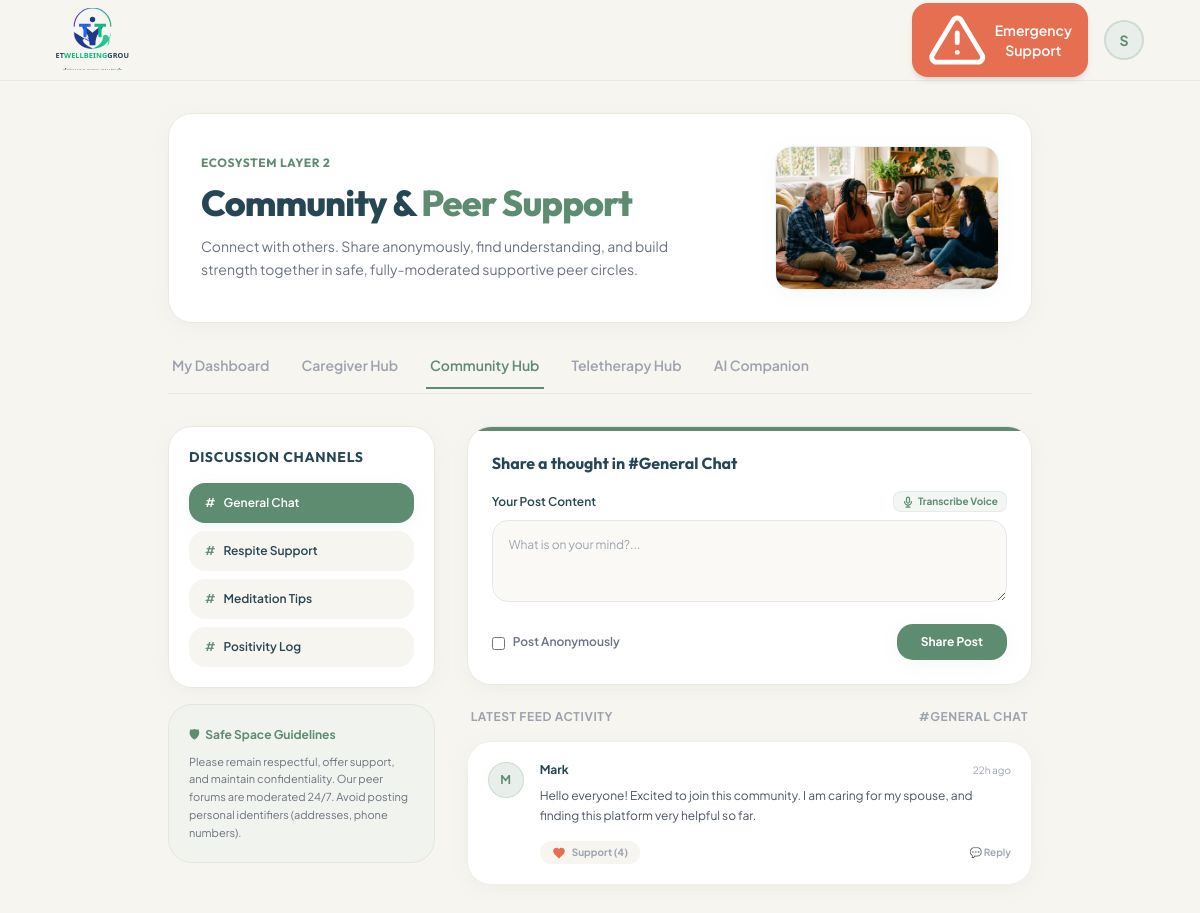
Screenshot of /community_hub.php (signed in) with the database file from the repository.
### tables this page shows
CREATE TABLE IF NOT EXISTS `community_posts` (
    `id` INT AUTO_INCREMENT PRIMARY KEY,
    `user_id` INT NOT NULL,
    `author_name` VARCHAR(100) NOT NULL,
    `channel` VARCHAR(50) NOT NULL,
    `content` TEXT NOT NULL,
    `is_anonymous` TINYINT(1) DEFAULT 0,
    `hearts` INT DEFAULT 0,
    `created_at` TIMESTAMP DEFAULT CURRENT_TIMESTAMP
);

### community_hub.php (the view, shortened to what this page needs)
<?php
require_once 'db.php';
$user_name = $_SESSION['user_name'];
$user_initial = strtoupper(substr($user_name, 0, 1));
$channels = [
    'general' => 'General Chat',
    'caregiver-respite' => 'Respite Support',
    'mindfulness' => 'Meditation Tips',
    'daily-wins' => 'Positivity Log'
];
$current_channel = filter_input(INPUT_GET, 'channel', FILTER_DEFAULT);
if (!array_key_exists($current_channel, $channels)) {
    $current_channel = 'general';
}
$posts = [];
if ($db_connected && $pdo) {
    try {
        $stmt = $pdo->prepare("SELECT * FROM community_posts WHERE channel = ? ORDER BY created_at DESC");
        $stmt->execute([$current_channel]);
        $posts = $stmt->fetchAll();
    } catch (PDOException $ex) {}
}
function getRelativeTime($timestamp) {
    $time = strtotime($timestamp);
    $diff = time() - $time;
    $diff_mins = Math_Round($diff / 60);
    $diff_hours = Math_Round($diff_mins / 60);
    if ($diff_hours < 24) return $diff_hours . "h ago";
    return date('M j, Y', $time);
}
function Math_Round($val) {
    return (int)round($val);
}
?>
<!DOCTYPE html>
<html lang="en" class="h-full scroll-smooth">
<head>
    <script src="https://cdn.tailwindcss.com"></script>
</head>
<body class="min-h-full flex flex-col selection:bg-brand-sage/20 selection:text-brand-slate">
    <header class="sticky top-0 z-40 w-full border-b border-[#EBE8E0] bg-brand-bg/95 backdrop-blur-md">
        <div class="mx-auto flex h-20 max-w-6xl items-center justify-between px-4 sm:px-6 lg:px-8">
            <a href="dashboard.php" class="flex items-center transition-transform hover:scale-[1.01] active:scale-95">
                <img src="logo.svg" alt="Tet Wellbeing Group" class="h-16 w-auto">
            </a>
            <div class="flex items-center gap-4">
                <button type="button" onclick="openEmergencyModal()" class="flex items-center gap-2 rounded-2xl bg-brand-coral px-4 py-2 text-sm font-semibold text-white shadow-md transition-all duration-300 hover:bg-brand-coralHover hover:shadow-lg active:scale-95">
                    <span>Emergency Support</span>
                </button>
                <div class="relative group cursor-pointer">
                    <div class="flex h-10 w-10 items-center justify-center rounded-full border-2 border-brand-sage/20 bg-brand-sageLight text-sm font-bold text-brand-sage transition-all hover:border-brand-sage">
                        <?php echo $user_initial; ?>
                    </div>
                </div>
            </div>
        </div>
    </header>
    <main class="flex-grow mx-auto w-full max-w-4xl px-4 py-8 pb-24 md:pb-8 fade-in">
        <div class="mb-8 relative overflow-hidden rounded-3xl bg-white border border-[#EBE8E0] shadow-soft p-6 md:p-8 flex flex-col md:flex-row items-center justify-between gap-6">
            <div class="space-y-3 z-10 max-w-lg">
                <p class="text-xs font-bold tracking-wider text-brand-sage uppercase font-outfit">Ecosystem Layer 2</p>
                <h1 class="text-3xl md:text-4xl font-extrabold font-outfit text-brand-slate tracking-tight mt-1">
                    Community & <span class="text-brand-sage">Peer Support</span>
                </h1>
                <p class="text-gray-500 text-sm leading-relaxed mt-1">
                    Connect with others. Share anonymously, find understanding, and build strength together in safe, fully-moderated supportive peer circles.
                </p>
            </div>
            <div class="relative shrink-0 w-full md:w-56 h-36 md:h-36 rounded-2xl overflow-hidden shadow-soft border border-brand-sage/10">
                <img src="images/unfiltered_circle.png" alt="Community Support Group" class="w-full h-full object-cover">
            </div>
        </div>
        <div class="flex items-center gap-6 border-b border-[#EBE8E0] mb-8 text-sm font-semibold overflow-x-auto whitespace-nowrap pb-1">
            <a href="dashboard.php" class="border-b-2 border-transparent pb-3 px-1 text-gray-400 hover:text-brand-slate hover:border-gray-300 transition-all">My Dashboard</a>
            <a href="caregiver_hub.php" class="border-b-2 border-transparent pb-3 px-1 text-gray-400 hover:text-brand-slate hover:border-gray-300 transition-all">Caregiver Hub</a>
            <a href="community_hub.php" class="border-b-2 border-brand-sage pb-3 px-1 text-brand-sage">Community Hub</a>
            <a href="teletherapy_hub.php" class="border-b-2 border-transparent pb-3 px-1 text-gray-400 hover:text-brand-slate hover:border-gray-300 transition-all">Teletherapy Hub</a>
            <a href="ai_companion.php" class="border-b-2 border-transparent pb-3 px-1 text-gray-400 hover:text-brand-slate hover:border-gray-300 transition-all">AI Companion</a>
        </div>
        <div class="grid grid-cols-1 md:grid-cols-3 gap-8">
            <div class="md:col-span-1 space-y-4">
                <div class="bg-white rounded-3xl p-5 shadow-soft border border-[#EBE8E0]">
                    <h3 class="text-sm font-bold text-brand-slate uppercase tracking-wider mb-4 font-outfit">Discussion Channels</h3>
                    <div class="flex flex-row md:flex-col overflow-x-auto md:overflow-x-visible gap-2 pb-2 md:pb-0">
                        <?php foreach ($channels as $slug => $name): ?>
                            <?php $isActive = ($current_channel === $slug); ?>
                            <a
                                href="community_hub.php?channel=<?php echo urlencode($slug); ?>"
                                class="shrink-0 flex items-center gap-2 px-4 py-3 rounded-2xl text-xs font-semibold transition-all <?php echo $isActive ? 'bg-brand-sage text-white shadow-soft font-bold' : 'bg-brand-bg text-brand-slate hover:bg-brand-sageLight hover:text-brand-sage'; ?>"
                            >
                                <span class="<?php echo $isActive ? 'text-white' : 'text-brand-sage'; ?>">#</span>
                                <span><?php echo $name; ?></span>
                            </a>
                        <?php endforeach; ?>
                    </div>
                </div>
                <div class="hidden md:block bg-brand-sageLight/40 rounded-3xl p-5 border border-brand-sage/10 text-xs text-brand-slate leading-relaxed space-y-2">
                    <div class="font-bold text-brand-sage flex items-center gap-1.5">
                        <span>🛡</span>
                        <span>Safe Space Guidelines</span>
                    </div>
                    <p class="text-gray-500 text-[11px]">
                        Please remain respectful, offer support, and maintain confidentiality. Our peer forums are moderated 24/7. Avoid posting personal identifiers (addresses, phone numbers).
                    </p>
                </div>
            </div>
            <div class="md:col-span-2 space-y-6">
                <section class="bg-white rounded-3xl p-6 shadow-soft border border-[#EBE8E0] relative overflow-hidden">
                    <div class="absolute top-0 left-0 w-full h-1 bg-brand-sage"></div>
                    <h3 class="text-base font-bold font-outfit text-brand-slate mb-3">Share a thought in #<?php echo $channels[$current_channel]; ?></h3>
                    <form method="POST" action="community_hub.php?channel=<?php echo urlencode($current_channel); ?>" class="space-y-4">
                        <div>
                            <div class="flex items-center justify-between mb-2">
                                <label for="post-content" class="block text-xs font-semibold text-brand-slate">Your Post Content</label>
                                <button type="button" id="transcribe-post-content" class="flex items-center gap-1 text-[10px] font-bold text-brand-sage hover:text-brand-sageHover bg-brand-sageLight/50 px-2 py-0.5 rounded-lg border border-brand-sage/10 transition-all select-none">
                                    <svg class="h-3 w-3 text-brand-sage" fill="none" viewBox="0 0 24 24" stroke="currentColor" stroke-width="2.5">
                                        <path stroke-linecap="round" stroke-linejoin="round" d="M19 11a7 7 0 01-7 7m0 0a7 7 0 01-7-7m7 7v4m0 0H8m4 0h4m-4-8a3 3 0 01-3-3V5a3 3 0 116 0v6a3 3 0 01-3 3z" />
                                    </svg>
                                    <span>Transcribe Voice</span>
                                </button>
                            </div>
                            <textarea
                                name="content"
                                id="post-content"
                                rows="3"
                                required
                                class="w-full rounded-2xl border border-gray-200 bg-brand-inputBg p-4 text-brand-slate placeholder-gray-400 focus:border-brand-sage focus:outline-none focus:ring-2 focus:ring-brand-sage/20 text-xs transition-all"
                                placeholder="What is on your mind?..."
                            ></textarea>
                        </div>
                        <div class="flex flex-col sm:flex-row sm:items-center sm:justify-between gap-4">
                            <label class="flex items-center gap-2 cursor-pointer select-none">
                                <input type="checkbox" name="is_anonymous" class="rounded border-gray-300 text-brand-sage focus:ring-brand-sage mt-0.5">
                                <span class="text-xs text-gray-500 font-semibold">Post Anonymously</span>
                            </label>
                            <button type="submit" class="w-full sm:w-auto px-6 py-2.5 rounded-2xl bg-brand-sage hover:bg-brand-sageHover text-white font-bold text-xs shadow-soft transition-all active:scale-95">
                                Share Post
                            </button>
                        </div>
                    </form>
                </section>
                <section class="space-y-4">
                    <div class="flex items-center justify-between text-xs text-gray-400 font-bold px-1 uppercase tracking-wider">
                        <span>Latest Feed Activity</span>
                        <span>#<?php echo $channels[$current_channel]; ?></span>
                    </div>
                    <div class="space-y-4">
                        <?php if (empty($posts)): ?>
                            <div class="bg-white rounded-3xl p-12 text-center border border-[#EBE8E0] text-gray-400 text-xs shadow-soft">
                                <span class="text-3xl block mb-2">💬</span>
                                No threads in this channel yet.<br>Be the first to share a supportive thought!
                            </div>
                        <?php else: ?>
                            <?php foreach ($posts as $post): ?>
                                <?php
                                    $anon = (bool)$post['is_anonymous'];
                                    $author = $anon ? "Anonymous Peer" : htmlspecialchars($post['author_name']);
                                    $initial = $anon ? "?" : strtoupper(substr($author, 0, 1));
                                ?>
                                <div class="bg-white rounded-3xl p-5 border border-[#EBE8E0]/70 shadow-soft flex gap-4 transition-all hover:shadow-card">
                                    <div class="shrink-0">
                                        <div class="h-9 w-9 rounded-full flex items-center justify-center font-bold text-xs <?php echo $anon ? 'bg-gray-100 text-gray-400' : 'bg-brand-sageLight text-brand-sage border border-brand-sage/20'; ?>">
                                            <?php echo $initial; ?>
                                        </div>
                                    </div>
                                    <div class="flex-grow space-y-2">
                                        <div class="flex items-center justify-between text-xs">
                                            <span class="font-bold text-brand-slate"><?php echo $author; ?></span>
                                            <span class="text-gray-400 text-[10px]"><?php echo getRelativeTime($post['created_at']); ?></span>
                                        </div>
                                        <p class="text-xs text-gray-600 leading-relaxed">
                                            <?php echo nl2br(htmlspecialchars($post['content'])); ?>
                                        </p>
                                        <div class="flex items-center justify-between pt-2">
                                            <form method="POST" action="community_hub.php?channel=<?php echo urlencode($current_channel); ?>" class="inline">
                                                <button type="submit" class="flex items-center gap-1.5 rounded-full px-3 py-1 bg-brand-bg hover:bg-brand-coralLight hover:text-brand-coral text-gray-400 transition-colors text-[10px] font-bold">
                                                    <svg class="h-3.5 w-3.5 fill-current text-brand-coral" viewBox="0 0 24 24">
                                                        <path d="M12 21.35l-1.45-1.32C5.4 15.36 2 12.28 2 8.5 2 5.42 4.42 3 7.5 3c1.74 0 3.41.81 4.5 2.09C13.09 3.81 14.76 3 16.5 3 19.58 3 22 5.42 22 8.5c0 3.78-3.4 6.86-8.55 11.54L12 21.35z"/>
                                                    </svg>
                                                    <span>Support (<?php echo (int)$post['hearts']; ?>)</span>
                                                </button>
                                            </form>
                                            <button type="button" class="text-gray-400 hover:text-brand-sage text-[10px] font-semibold transition-colors flex items-center gap-1">
                                                <span>💬 Reply</span>
                                            </button>
                                        </div>
                                    </div>
                                </div>
                            <?php endforeach; ?>
                        <?php endif; ?>
                    </div>
                </section>
            </div>
        </div>
    </main>
</body>
</html>

### community_hub.php (style rules this page uses)
body { background-color: #F7F5F0; color: #264653; font-family: 'Plus Jakarta Sans', sans-serif; -webkit-font-smoothing: antialiased; }
.fade-in { animation: fadeIn 0.6s cubic-bezier(0.16, 1, 0.3, 1) forwards; }

### rows the page displays
community_posts: initial "M", author_name "Mark", created_at "22h ago", content "Hello everyone! Excited to join this community. I am caring for my spouse, and finding this platform very helpful so far.", hearts "4"

### other values shown
$user_initial "S"
$name "General Chat"
$name "Respite Support"
$name "Meditation Tips"
$name "Positivity Log"
$channels[$current_channel] "General Chat"
$channels[$current_channel] "GENERAL CHAT"
